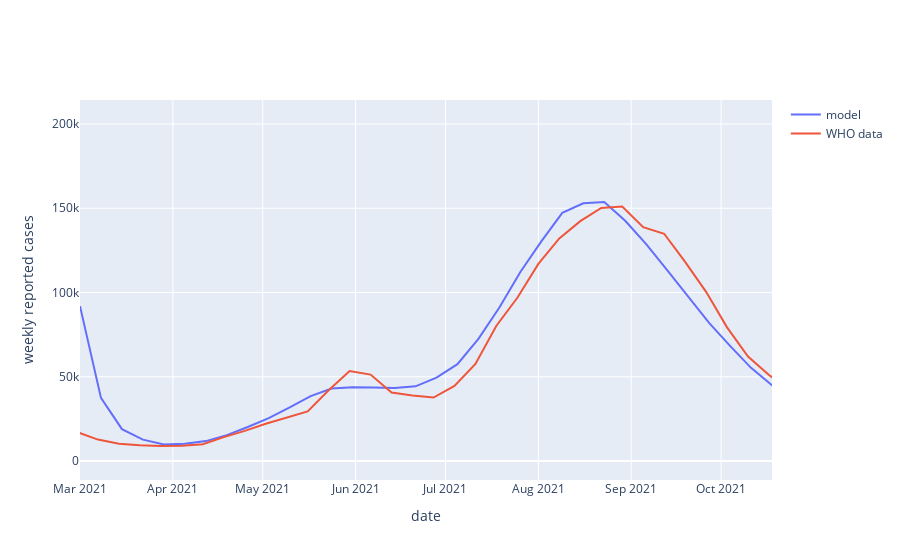

Notebook code for this chart:
### Code cell
fig = go.Figure()

fig.add_trace(go.Scatter(x=weekly_cases['weekDate'], y=weekly_cases[0.5],  name='model'))
              
fig.add_trace(go.Scatter(x=data.index, y=data['New_cases_MYS'], name='WHO data'))

fig.update_xaxes(range=(datetime(2021, 3, 1), datetime(2021, 10, 18)), title='date')
fig.update_yaxes(title='weekly reported cases')

fig.show()

### Figure 1 — Plotly figure (JSON) as saved in the notebook; plotly's stock layout.template omitted (floating-point values rounded to 4 significant figures; data arrays with more than 128 entries replaced by an {"elided": "..."} marker saying what was removed)
{"data": [{"name": "model", "type": "scatter", "x": ["2021-03-01T00:00:00", "2021-03-08T00:00:00", "2021-03-15T00:00:00", "2021-03-22T00:00:00", "2021-03-29T00:00:00", "2021-04-05T00:00:00", "2021-04-12T00:00:00", "2021-04-19T00:00:00", "2021-04-26T00:00:00", "2021-05-03T00:00:00", "2021-05-10T00:00:00", "2021-05-17T00:00:00", "2021-05-24T00:00:00", "2021-05-31T00:00:00", "2021-06-07T00:00:00", "2021-06-14T00:00:00", "2021-06-21T00:00:00", "2021-06-28T00:00:00", "2021-07-05T00:00:00", "2021-07-12T00:00:00", "2021-07-19T00:00:00", "2021-07-26T00:00:00", "2021-08-02T00:00:00", "2021-08-09T00:00:00", "2021-08-16T00:00:00", "2021-08-23T00:00:00", "2021-08-30T00:00:00", "2021-09-06T00:00:00", "2021-09-13T00:00:00", "2021-09-20T00:00:00", "2021-09-27T00:00:00", "2021-10-04T00:00:00", "2021-10-11T00:00:00", "2021-10-18T00:00:00", "2021-10-25T00:00:00", "2021-11-01T00:00:00"], "y": [91920.0, 37440.0, 18880.0, 12670.0, 9849.0, 10240.0, 11820.0, 15340.0, 20190.0, 25400.0, 31840.0, 38470.0, 43020.0, 43840.0, 43640.0, 43290.0, 44290.0, 49500.0, 57450.0, 72540.0, 91130.0, 112200.0, 130400.0, 147200.0, 153000.0, 153700.0, 142600.0, 128700.0, 113300.0, 97590.0, 81980.0, 68340.0, 55290.0, 44950.0, 35820.0, 8542.0]}, {"name": "WHO data", "type": "scatter", "x": {"elided": "224 str values"}, "y": {"elided": "224 int values"}}], "layout": {"autosize": true, "xaxis": {"range": ["2021-03-01T00:00:00", "2021-10-18T00:00:00"], "title": {"text": "date"}, "type": "date"}, "yaxis": {"autorange": true, "range": [-11280.0, 214200.0], "title": {"text": "weekly reported cases"}, "type": "linear"}}}
